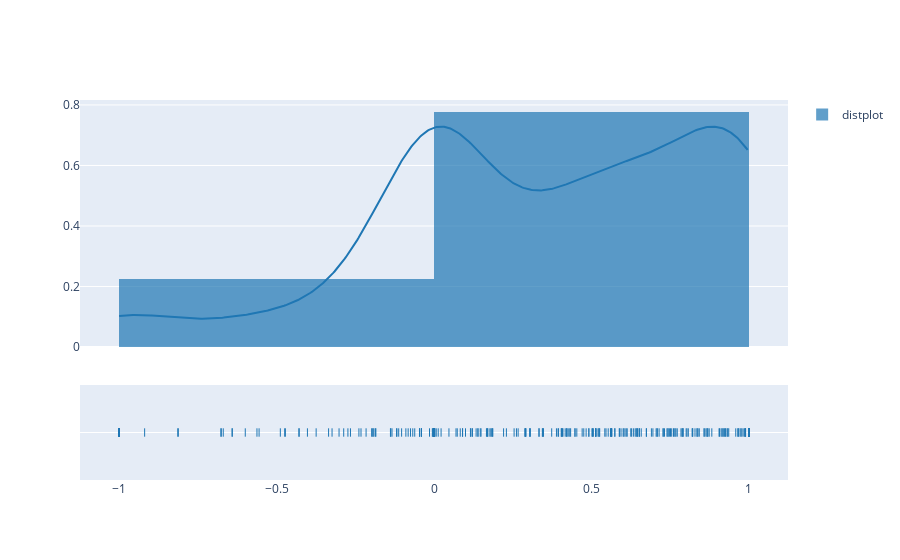

Notebook code cell kept with this figure:
### Markdown cell above
**4 . Analyze the spread and distribution of the 33rd numerical attribute of the original dataset.**

### Code cell
import plotly.figure_factory as ff
fig = ff.create_distplot([df['Col2']],group_labels=['distplot'])
fig.show()

### Figure 1 — Plotly figure (JSON) as saved in the notebook; plotly's stock layout.template omitted (floating-point values rounded to 4 significant figures; data arrays with more than 128 entries replaced by an {"elided": "..."} marker saying what was removed)
{"data": [{"autobinx": false, "histnorm": "probability density", "legendgroup": "distplot", "marker": {"color": "rgb(31, 119, 180)"}, "name": "distplot", "opacity": 0.7, "type": "histogram", "x": {"elided": "351 float values"}, "xaxis": "x", "xbins": {"end": 1, "size": 1, "start": -1}, "yaxis": "y"}, {"legendgroup": "distplot", "marker": {"color": "rgb(31, 119, 180)"}, "mode": "lines", "name": "distplot", "showlegend": false, "type": "scatter", "x": {"elided": "500 float values"}, "xaxis": "x", "y": {"elided": "500 float values"}, "yaxis": "y"}, {"legendgroup": "distplot", "marker": {"color": "rgb(31, 119, 180)", "symbol": "line-ns-open"}, "mode": "markers", "name": "distplot", "showlegend": false, "type": "scatter", "x": {"elided": "351 float values"}, "xaxis": "x", "y": {"elided": "351 str values"}, "yaxis": "y2"}], "layout": {"barmode": "overlay", "hovermode": "closest", "legend": {"traceorder": "reversed"}, "xaxis": {"anchor": "y2", "domain": [0, 1], "zeroline": false}, "yaxis": {"anchor": "free", "domain": [0.35, 1], "position": 0}, "yaxis2": {"anchor": "x", "domain": [0, 0.25], "dtick": 1, "showticklabels": false}}}
